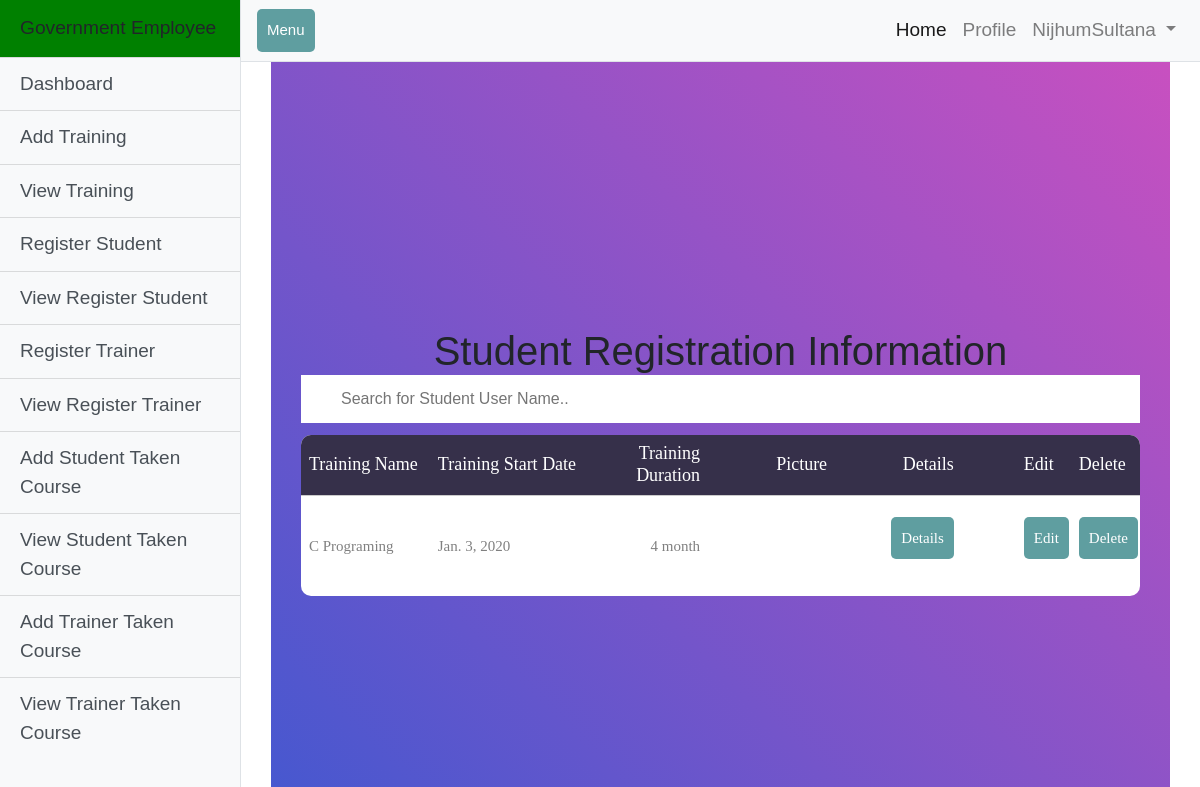
Page /GovernmentEmployee/viewTraining/ (signed in) on the committed database.
### users/models.py (models this page shows, shortened)
class User(AbstractUser):
    is_governmentEmployee = models.BooleanField(default=False)
    is_trainer = models.BooleanField(default=False)
    is_student = models.BooleanField(default=False)
    MinistryName = models.ForeignKey(Ministry, on_delete=models.CASCADE, null=True, blank=True)
    phone_number = models.CharField(max_length=12, null=True, blank=True)
    Address = models.CharField(max_length=120, null=True, blank=True)
    image = models.ImageField(default='default.jpg', upload_to='profile_pics')

### GovernmentEmployee/models.py (models this page shows, shortened)
class Training(models.Model):
    TrainingCode = models.IntegerField(help_text='please enter a number ')
    TrainingName = models.CharField(max_length=150)
    TrainingStartDate = models.DateField()
    TrainingDuration = models.CharField(max_length=15, help_text='6 months')
    picture = models.ImageField(default='default.jpg', upload_to='Training_Pic/')
    username = models.ForeignKey(settings.AUTH_USER_MODEL, on_delete=models.CASCADE, null=True, blank=True)
    date_posted = models.DateTimeField(default=timezone.now)
    class Meta:
        db_table = "training"

### GovernmentEmployee/views.py (the view)
# urls.py: path('viewTraining/', viewTrainingList.as_view(), name='viewTraining'),
class viewTrainingList(ListView):
    model = Training
    template_name = 'GovernmentEmployee/TrainingView.html'
    context_object_name = 'object_list'
    ordering = ['-date_posted']
    paginate_by = 5

### GovernmentEmployee/templates/GovernmentEmployee/TrainingView.html (shortened to what this page needs)
{% extends 'GovernmentEmployee/GovernmentEmployeeNavbar.html' %}
{% load static %}
{% load crispy_forms_tags %}
{% block content %}
<link rel="stylesheet" href="{% static 'GovernmentEmployee/css/style.css' %}"/>
<link rel="stylesheet" type="text/css" href="{% static 'GovernmentEmployee/css/util.css' %}">
<link rel="stylesheet" type="text/css" href="{% static 'GovernmentEmployee/css/main.css' %}">
<div class="container-fluid">
	<div class="limiter">
		<div class="container-table100">
			<div class="wrap-table100">
				<div class="table100">
                    <h1 align="center">Student Registration Information</h1>
                    <input type="text" id="myInput" onkeyup="myFunction()" placeholder="Search for Student User Name.." title="Type in a name">
					<table id="myTable">
						<thead>
							<tr class="table100-head">
                                    <th  class="column2">Training Name</th>
                                    <th  class="column3">Training Start Date</th>
                                    <th  class="column4">Training Duration</th>
                                    <th  class="column5" >Picture</th>
                                    <th  class="column6">Details</th>
                                    <th  class="column7">Edit</th>
                                    <th  class="column8">Delete</th>
							</tr>
						</thead>
						<tbody>
                            {% for book in object_list %}
                                  {% if book.username == user %}
                                            <tr>
                                                <td class="column2">{{ book.TrainingName }}</td>
                                                <td class="column3">{{book.TrainingStartDate}}</td>
                                                <td class="column4">{{book.TrainingDuration}}</td>
                                                <td class="column5">
                                                     <div class="col-10 mx-auto col-md-6 py-5">
                                                     </div>
                                                </td>
                                                 <td class="column6">
                                                     <div class="form-group">
                                                         <a class="btn btn-primary" href="../detailsTraining/{{ book.id }}" role="button">Details</a>
                                                     </div>
                                                 </td>
                                                <td class="column7">
                                                    <div class="form-group">
                                                     <a href="../editTraining/{{book.id}}" class="btn btn-warning" id = '{{book.id}}'>Edit</a>
                                                    </div>
                                                </td>
                                                <td class="column8">
                                                    <div class="form-group">
                                                         <a href="../deleteTraining/{{book.id}}" class="btn btn-danger" >Delete</a>
                                                    </div>
                                                </td>
                                            </tr>
                                  {% endif %}
                             {% endfor %}
						</tbody>
					</table>
				</div>
			</div>
		</div>
	</div>
</div>
{% endblock %}

### GovernmentEmployee/templates/GovernmentEmployee/GovernmentEmployeeNavbar.html (shortened to what this page needs)
<html lang="en">
<head>
  <link href="{% static 'GovernmentEmployee/vendor/bootstrap/css/bootstrap.min.css' %}" rel="stylesheet">
  <link href="{% static 'GovernmentEmployee/css/simple-sidebar.css' %}" rel="stylesheet">
</head>
<body>
  <div class="d-flex" id="wrapper">
    <div class="bg-light border-right" id="sidebar-wrapper">
      <div class="sidebar-heading" style="background-color:rgb(0, 128, 0);">Government Employee </div>
      <div class="list-group list-group-flush">
        <a href="{% url 'GovernmentEmployeeHome' %}" class="list-group-item list-group-item-action bg-light">Dashboard</a>
        <a href="{% url 'addTraining' %}" class="list-group-item list-group-item-action bg-light">Add Training</a>
        <a href="{% url 'viewTraining'%}" class="list-group-item list-group-item-action bg-light">View Training</a>
        <a href="{% url 'registerStudent' %}" class="list-group-item list-group-item-action bg-light">Register Student</a>
        <a href="{% url 'StudentRegisterView' %}" class="list-group-item list-group-item-action bg-light">View Register Student</a>
        <a href="{% url 'registerTrainer' %}" class="list-group-item list-group-item-action bg-light">Register Trainer</a>
        <a href="{% url 'viewRegisterTrainer' %}" class="list-group-item list-group-item-action bg-light">View Register Trainer</a>
        <a href="{% url 'addStudentTakenCourse' %}" class="list-group-item list-group-item-action bg-light">Add Student Taken Course</a>
        <a href="{% url 'StudentTakenCourseView'%}" class="list-group-item list-group-item-action bg-light">View Student Taken Course</a>
          <a href="{% url 'addTrainerTakenCourse' %}" class="list-group-item list-group-item-action bg-light">Add Trainer Taken Course</a>
        <a href="{% url 'ViewTrainerTakenCourse'%}" class="list-group-item list-group-item-action bg-light">View Trainer Taken Course</a>
      </div>
    </div>
    <div id="page-content-wrapper">
      <nav class="navbar navbar-expand-lg navbar-light bg-light border-bottom">
        <button class="btn btn-primary" id="menu-toggle">Menu</button>
        <div class="collapse navbar-collapse" id="navbarSupportedContent">
          <ul class="navbar-nav ml-auto mt-2 mt-lg-0">
            <li class="nav-item active">
              <a class="nav-link" href="{% url 'BaseHome' %}">Home <span class="sr-only">(current)</span></a>
            </li>
            <li class="nav-item">
              <a class="nav-link" href="{% url 'GovernmentEmployeeProfile' %}">Profile</a>
            </li>
            <li class="nav-item dropdown">
              <a class="nav-link dropdown-toggle" href="#" id="navbarDropdown" role="button" data-toggle="dropdown" aria-haspopup="true" aria-expanded="false">
               {% if user.is_authenticated %}
                 {{ user.username }}
               {% endif %}
              </a>
            </li>
          </ul>
        </div>
      </nav>
        <div class="container-fluid">
            {% block content %}{% endblock %}
        </div>
    </div>
  </div>
</body>
</html>

### GovernmentEmployee/static/GovernmentEmployee/css/simple-sidebar.css (style rules this page uses)
body { overflow-x: hidden; }
#sidebar-wrapper { min-height: 100vh; margin-left: -15rem; -webkit-transition: margin .25s ease-out; -moz-transition: margin .25s ease-out; -o-transition: margin .25s ease-out; transition: margin .25s ease-out; }
#sidebar-wrapper .sidebar-heading { padding: 0.875rem 1.25rem; font-size: 1.2rem; }
#sidebar-wrapper .list-group { width: 15rem; }
#page-content-wrapper { min-width: 100vw; }
@media (min-width: 768px) { #sidebar-wrapper { margin-left: 0; } }
@media (min-width: 768px) { #page-content-wrapper { min-width: 0; width: 100%; } }

### GovernmentEmployee/static/GovernmentEmployee/css/style.css (style rules this page uses)
body { font-size: 19px; }
table { width: 50%; margin: 30px auto; border-collapse: collapse; text-align: left; }
tr { border-bottom: 1px solid #cbcbcb; }
th, td { border: none; height: 30px; padding: 2px; }
.btn { padding: 10px; font-size: 15px; color: white; background: #5F9EA0; border: none; border-radius: 5px; }

### GovernmentEmployee/static/GovernmentEmployee/css/main.css (style rules this page uses)
* { margin: 0px; padding: 0px; box-sizing: border-box; }
body, html { height: 100%; font-family: sans-serif; }
a { margin: 0px; transition: all 0.4s; -webkit-transition: all 0.4s; -o-transition: all 0.4s; -moz-transition: all 0.4s; }
h1,h2,h3,h4,h5,h6 { margin: 0px; }
ul, li { margin: 0px; list-style-type: none; }
input { display: block; outline: none; border: none !important; }
button { outline: none !important; border: none; background: transparent; }
.limiter { width: 100%; margin: 0 auto; }
.container-table100 { width: 100%; min-height: 100vh; background: #c850c0; background: -webkit-linear-gradient(45deg, #4158d0, #c850c0); background: -o-linear-gradient(45deg, #4158d0, #c850c0); background: -moz-linear-gradient(45deg, #4158d0, #c850c0); background: linear-gradient(45deg, #4158d0, #c850c0); display: -webkit-box; display: -webkit-flex; display: -moz-box; display: -ms-flexbox; display: flex; align-items: center; justify-content: center; flex-wrap: wrap; padding: 33px 30px; }
.wrap-table100 { width: 1170px; }
table { border-spacing: 1; border-collapse: collapse; background: white; border-radius: 10px; overflow: hidden; width: 100%; margin: 0 auto; position: relative; }
table * { position: relative; }
table td, table th { padding-left: 8px; }
table thead tr { height: 60px; background: #36304a; }
table tbody tr { height: 50px; }
table tbody tr:last-child { border: 0; }
table td, table th { text-align: left; }
.table100-head th { font-family: OpenSans-Regular; font-size: 18px; color: #fff; line-height: 1.2; font-weight: unset; }
tbody tr { font-family: OpenSans-Regular; font-size: 15px; color: #808080; line-height: 1.2; font-weight: unset; }
.column2 { width: 160px; }
.column3 { width: 245px; }
.column4 { width: 110px; text-align: right; }
.column5 { width: 170px; text-align: right; }
.column6 { width: 222px; text-align: right; padding-right: 62px; }

### GovernmentEmployee/templates/GovernmentEmployee/TrainingView.html (style rules this page uses)
#myInput {  background-position: 10px 10px; background-repeat: no-repeat; width: 100%; font-size: 16px; padding: 12px 20px 12px 40px; border: 1px solid #ddd; margin-bottom: 12px; }

### rows in the picture
User: username "NijhumSultana"
Training: TrainingName "C Programing", TrainingStartDate "Jan. 3, 2020", TrainingDuration "4 month"
